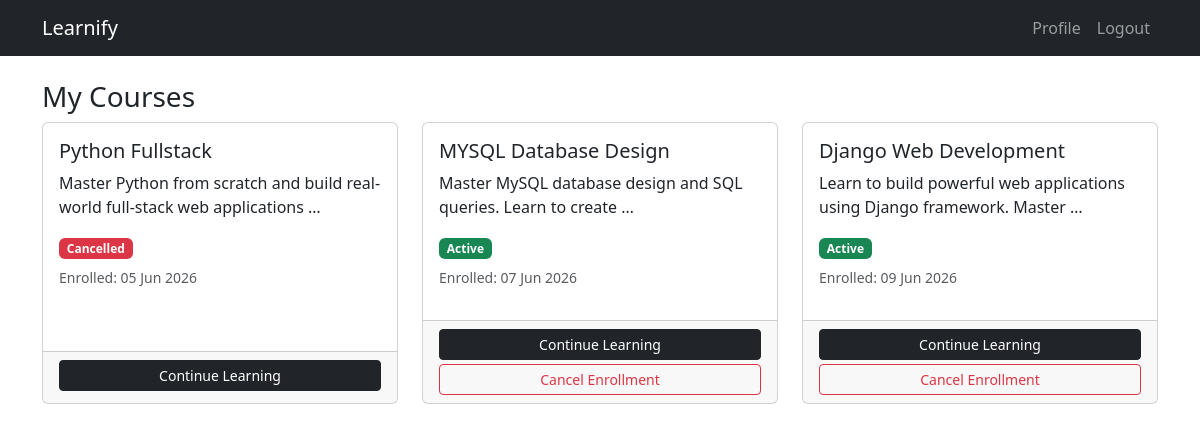
Before: /enrollment/my-courses/ (signed in) with the older database file.
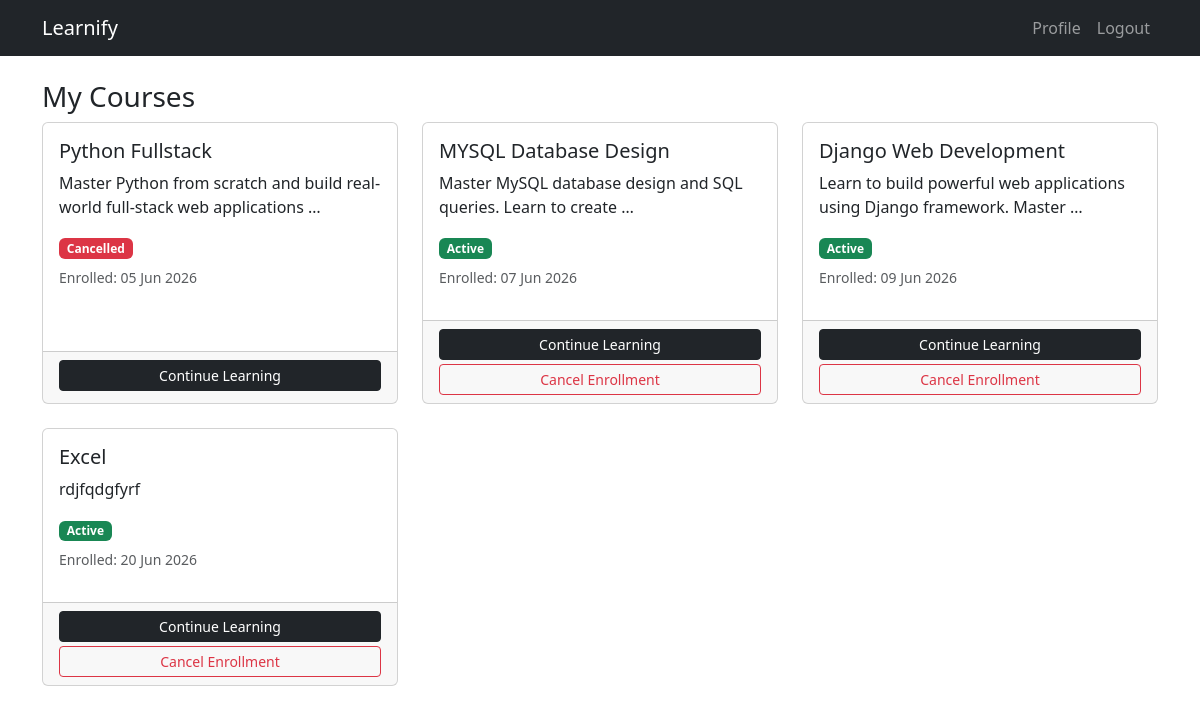
After: the same page with the newer database file.
### enrollment/models.py (models this page shows, shortened)
class Enrollment(models.Model):
    STATUS_CHOICES = (
        ('active', 'Active'),
        ('completed', 'Completed'),
        ('cancelled', 'Cancelled'),
    )
    student = models.ForeignKey(
        CustomUser,
        on_delete=models.CASCADE,
        related_name='enrollments'
    )
    course = models.ForeignKey(
        Course,
        on_delete=models.CASCADE,
        related_name='enrollments'
    )
    status = models.CharField(
        max_length=20,
        choices=STATUS_CHOICES,
        default='active'
    )
    enrolled_at = models.DateTimeField(auto_now_add=True)
    completed_at = models.DateTimeField(null=True, blank=True)
    class Meta:
        unique_together = ('student', 'course')

### courses/models.py (models this page shows, shortened)
class Course(models.Model):
    LEVEL_CHOICES = (
        ('beginner', 'Beginner'),
        ('intermediate', 'Intermediate'),
        ('advanced', 'Advanced'),
    )
    STATUS_CHOICES = (
        ('draft', 'Draft'),
        ('published', 'Published'),
    )
    title = models.CharField(max_length=200)
    description = models.TextField()
    category = models.ForeignKey(Category,
                                on_delete=models.CASCADE,
                                related_name='courses')
    instructor = models.ForeignKey(CustomUser,
                                  on_delete=models.CASCADE,
                                  related_name='courses')
    price = models.DecimalField(max_digits=10, decimal_places=2)
    thumbnail = models.ImageField(upload_to='course_thumbnails/',
                                 blank=True, null=True)
    level = models.CharField(max_length=20,
                            choices=LEVEL_CHOICES,
                            default='beginner')
    status = models.CharField(max_length=20,
                             choices=STATUS_CHOICES,
                             default='draft')
    created_at = models.DateTimeField(auto_now_add=True)
    updated_at = models.DateTimeField(auto_now=True)

### enrollment/views.py (the view)
@login_required
def my_courses(request):
    enrollments = Enrollment.objects.filter(
        student=request.user
    ).select_related('course')
    return render(request, 'enrollment/my_courses.html', {
        'enrollments': enrollments
    })

### templates/enrollment/my_courses.html (shortened to what this page needs)
{% extends 'base.html' %}
{% block content %}
<h3>My Courses</h3>
{% if enrollments %}
<div class="row">
    {% for enrollment in enrollments %}
    <div class="col-md-4 mb-4">
        <div class="card h-100">
            <div class="card-body">
                <h5>{{ enrollment.course.title }}</h5>
                <p>{{ enrollment.course.description|truncatewords:10 }}</p>
                <span class="badge
                    {% if enrollment.status == 'active' %}
                        bg-success
                    {% elif enrollment.status == 'completed' %}
                        bg-primary
                    {% else %}
                        bg-danger
                    {% endif %}">
                    {{ enrollment.status|title }}
                </span>
                <p class="mt-2 text-muted small">
                    Enrolled: {{ enrollment.enrolled_at|date:"d M Y" }}
                </p>
            </div>
            <div class="card-footer">
                <a href="{% url 'course_detail' enrollment.course.pk %}"
                   class="btn btn-dark btn-sm w-100 mb-1">
                    Continue Learning
                </a>
                {% if enrollment.status == 'active' %}
                <a href="{% url 'cancel_enrollment' enrollment.pk %}"
                   class="btn btn-outline-danger btn-sm w-100">
                    Cancel Enrollment
                </a>
                {% endif %}
            </div>
        </div>
    </div>
    {% endfor %}
</div>
{% else %}
<div class="alert alert-info">
    You haven't enrolled in any courses yet.
    <a href="{% url 'course_list' %}">Browse Courses</a>
</div>
{% endif %}
{% endblock %}

Changed rows visible on the page:
added Enrollment: course "Excel", course.description "rdjfqdgfyrf", status "Active", enrolled_at "20 Jun 2026", shows "Cancel Enrollment"
